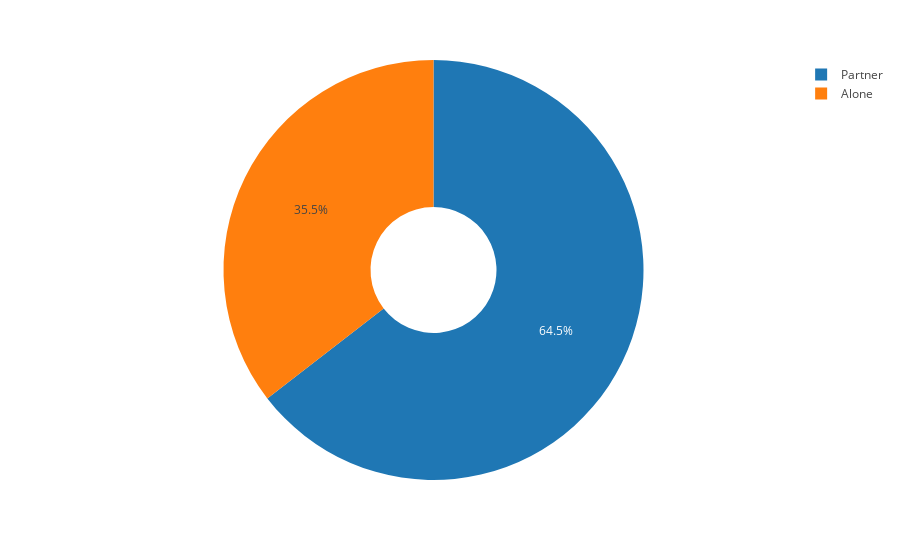

The notebook cell saved with this chart:
### Markdown cell above
<b>Plotting the donut pie chart of the distribution of the 'Living With' column.

### Code cell
fig =  px.pie (df, names = "Living_With", hole = 0.3, template = "gridon")
fig.show()

### Figure 1 — Plotly figure (JSON) as saved in the notebook; plotly's stock layout.template omitted (floating-point values rounded to 4 significant figures; data arrays with more than 128 entries replaced by an {"elided": "..."} marker saying what was removed)
{"data": [{"domain": {"x": [0, 1], "y": [0, 1]}, "hole": 0.3, "hovertemplate": "Living_With=%{label}<extra></extra>", "labels": {"elided": "2216 str values"}, "legendgroup": "", "name": "", "showlegend": true, "type": "pie"}], "layout": {"legend": {"tracegroupgap": 0}, "margin": {"t": 60}}}
